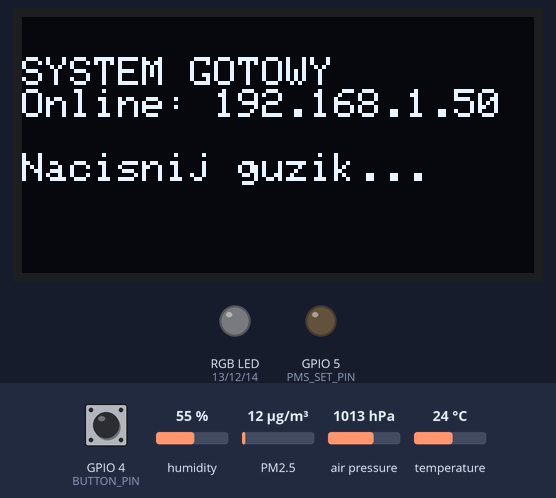
Bench run of a sketch on a simulated ESP32. Shown: 128×64 one-colour display, an RGB LED mixed from three pins (HIGH = lit), output pins drawn as LEDs (lit = HIGH). The test bench sets the inputs (shaded band); at power-on: GPIO 4 (BUTTON_PIN) HIGH, humidity 55 %, PM2.5 12 µg/m³, air pressure 1013 hPa, temperature 24 °C. Dim RGB values are drawn brighter than linear; WiFi joins after 1.5 s; servers stay silent unless stated; no MQTT or app messages arrive unless stated; what the sketch prints to the serial monitor is not drawn.

Above: at 2.8 s.
2.9 s: GPIO 4 (BUTTON_PIN) pulled LOW for 0.15 s
At 3.5 s:
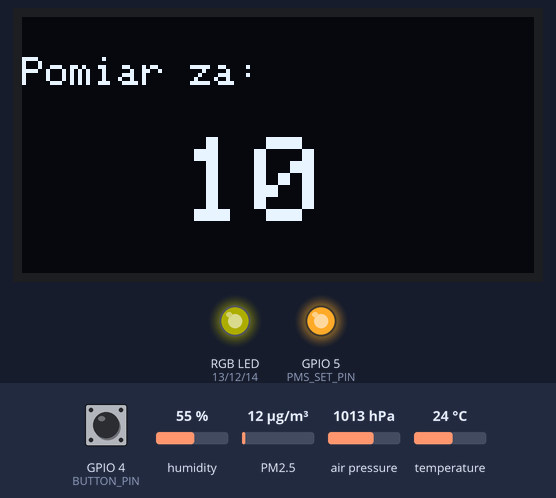
At 13.6 s:
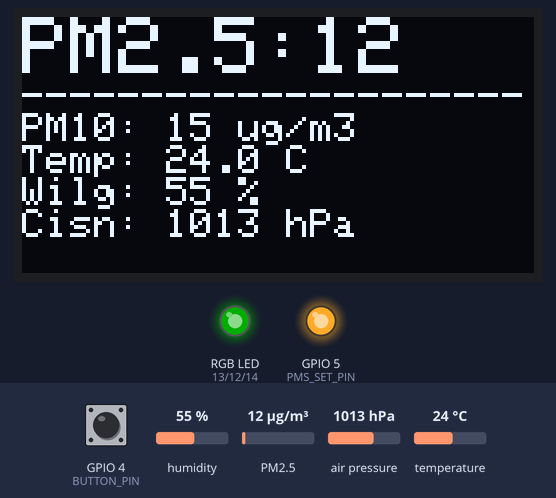
Timing chart, 0 to 14.7 s (numbered marks = the images above; inputs shaded):
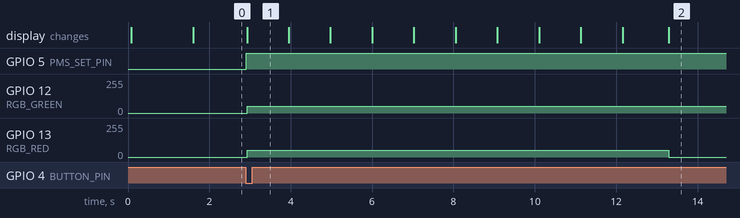

Measured:
- after the input at 2.9 s, GPIO 5 (PMS_SET_PIN): LOW → HIGH at once; GPIO 12 (RGB_GREEN): 0/255 → 50/255 at once; GPIO 13 (RGB_RED): 0/255 → 50/255 at once, → 0/255 10.4 s later; the display: changes at once (image 1)

The sketch:

sketch_kwi05a.ino
```cpp
#include <Wire.h>
#include <Adafruit_GFX.h>
#include <Adafruit_SSD1306.h>
#include <Adafruit_Sensor.h>
#include <Adafruit_BME280.h>
#include <PMS.h>
#include <WiFi.h>
#include <PubSubClient.h>

// --- KONFIGURACJA SIECI (PAMIĘTAJ O DOBREJ SIECI!) ---
const char* ssid = "Tp-link AC1200";
const char* password = "#internetFilip";
const char* mqtt_server = "192.168.10.100";

WiFiClient espClient;
PubSubClient client(espClient);

// Definicje pinów ESP-32D
#define BUTTON_PIN 4
#define PMS_SET_PIN 5
#define RGB_RED 13
#define RGB_GREEN 12
#define RGB_BLUE 14
#define PMS_RX 16
#define PMS_TX 17

#define SCREEN_WIDTH 128
#define SCREEN_HEIGHT 64
Adafruit_SSD1306 display(SCREEN_WIDTH, SCREEN_HEIGHT, &Wire, -1);
Adafruit_BME280 bme;

PMS pms(Serial2);
PMS::DATA data;

// Funkcja łącząca z WiFi z komunikatami na ekranie
void setup_wifi() {
  display.clearDisplay();
  display.setCursor(0,0);
  display.println("Siec: " + String(ssid));
  display.println("Status: Laczenie...");
  display.display();

  WiFi.begin(ssid, password);
  int counter = 0;
  while (WiFi.status() != WL_CONNECTED) {
    delay(500);
    Serial.print(".");
    counter++;
    if(counter > 20) { // Jeśli nie połączy w 10s, idź dalej
      Serial.println("Blad WiFi, ale sprawdzam dalej...");
      break;
    }
  }
  Serial.println("WiFi OK");
}

// Funkcja łącząca z MQTT
void reconnect() {
  if (WiFi.status() != WL_CONNECTED) return; // Nie próbuj bez WiFi

  while (!client.connected()) {
    Serial.print("Proba MQTT...");
    if (client.connect("AirGuard_ESP32")) {
      Serial.println("polaczono");
    } else {
      Serial.print("blad, rc=");
      Serial.print(client.state());
      delay(2000);
    }
  }
}

void setRGB(int r, int g, int b) {
  analogWrite(RGB_RED, r);
  analogWrite(RGB_GREEN, g);
  analogWrite(RGB_BLUE, b);
}

void setup() {
  Serial.begin(115200);

  // 1. PINY
  pinMode(BUTTON_PIN, INPUT_PULLUP);
  pinMode(PMS_SET_PIN, OUTPUT);
  digitalWrite(PMS_SET_PIN, LOW); // Sensor śpi na start
  pinMode(RGB_RED, OUTPUT);
  pinMode(RGB_GREEN, OUTPUT);
  pinMode(RGB_BLUE, OUTPUT);

  // 2. EKRAN STARTUJE PIERWSZY (0x3C to standardowy adres)
  if(!display.begin(SSD1306_SWITCHCAPVCC, 0x3C)) {
    Serial.println("Blad OLED! Sprawdz kable SDA/SCL");
  }

  display.clearDisplay();
  display.setTextColor(SSD1306_WHITE); // Wymuszenie koloru tekstu
  display.setTextSize(1);
  display.setCursor(0, 10);
  display.println("System AirGuard");
  display.println("Wersja 2.0 (MQTT)");
  display.println("Inicjalizacja...");
  display.display();

  // 3. CZUJNIKI I SERIAL2
  if(!bme.begin(0x76)) Serial.println("Blad BME280");
  Serial2.begin(9600, SERIAL_8N1, PMS_RX, PMS_TX);

  // 4. WIFI I SERWER
  setup_wifi();
  client.setServer(mqtt_server, 1883);

  // 5. GOTOWOŚĆ
  display.clearDisplay();
  display.setCursor(0, 10);
  display.println("SYSTEM GOTOWY");
  display.println("Online: " + WiFi.localIP().toString());
  display.println("");
  display.println("Nacisnij guzik...");
  display.display();

  setRGB(0, 0, 0);
}

void loop() {
  if (digitalRead(BUTTON_PIN) == LOW) {
    performMeasurement();
  }

  // Utrzymuj połączenie z serwerem w tle
  if (WiFi.status() == WL_CONNECTED && !client.connected()) {
    reconnect();
  }
  client.loop();
}

void performMeasurement() {
  // Budzenie
  digitalWrite(PMS_SET_PIN, HIGH);

  for(int i = 10; i > 0; i--) {
    display.clearDisplay();
    display.setCursor(0,10);
    display.setTextSize(1);
    display.println("Pomiar za:");
    display.setTextSize(3);
    display.setCursor(40, 30);
    display.print(i);
    display.display();
    setRGB(50, 50, 0); // Pomarańczowy/Żółty podczas nagrzewania
    delay(1000);
  }

  if (pms.readUntil(data)) {
    int pm25 = data.PM_AE_UG_2_5;
    int pm10 = data.PM_AE_UG_10_0;
    float temp = bme.readTemperature();
    float hum = bme.readHumidity();
    float pres = bme.readPressure() / 100.0F;

    // --- WYSYŁKA DO TWOJEGO PROXMOXA ---
    if (client.connected()) {
      client.publish("airguard/pm25", String(pm25).c_str());
      client.publish("airguard/pm10", String(pm10).c_str());
      client.publish("airguard/temp", String(temp, 1).c_str());
      client.publish("airguard/hum", String(hum, 1).c_str());
      client.publish("airguard/pres", String(pres, 1).c_str());
    }

    // WYŚWIETLANIE WYNIKÓW
    display.clearDisplay();
    display.setTextSize(2);
    display.setCursor(0, 0);
    display.setTextColor(SSD1306_WHITE);
    display.print("PM2.5:"); display.println(pm25);

    display.setTextSize(1);
    display.println("---------------------");
    display.print("PM10: "); display.print(pm10); display.println(" ug/m3");
    display.print("Temp: "); display.print(temp, 1); display.println(" C");
    display.print("Wilg: "); display.print(hum, 0); display.println(" %");
    display.print("Cisn: "); display.print(pres, 0); display.println(" hPa");
    display.display();

    setRGB(0, 50, 0); // Zielony - sukces
    delay(10000); // Wynik widoczny przez 10s
  }

  // Powrót do uśpienia
  digitalWrite(PMS_SET_PIN, LOW);
  display.clearDisplay();
  display.setTextSize(1);
  display.setCursor(0, 10);
  display.println("Sensor uspiony.");
  display.println("Dane w chmurze.");
  display.println("");
  display.println("Wcisnij by ponowic");
  display.display();
  setRGB(0, 0, 0);
}
```
